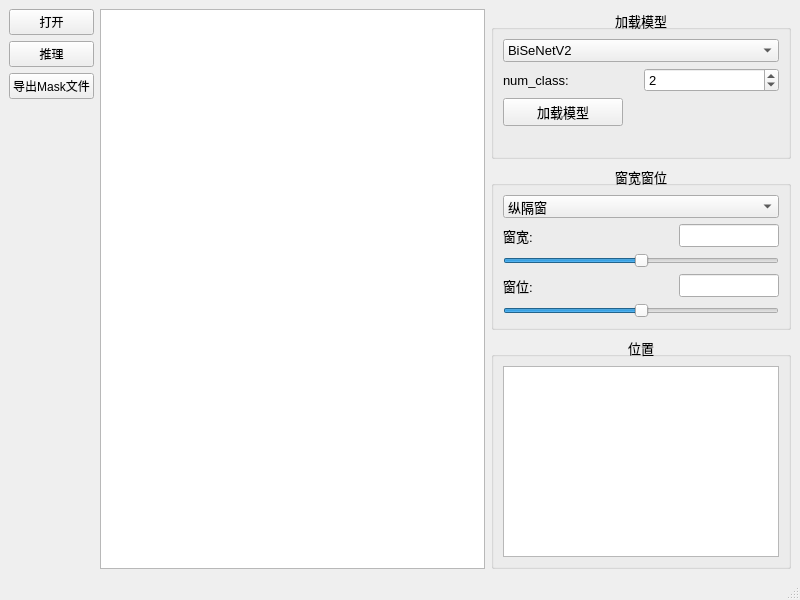
<?xml version="1.0" encoding="UTF-8"?>
<ui version="4.0">
 <class>MainWindow</class>
 <widget class="QMainWindow" name="MainWindow">
  <property name="geometry">
   <rect>
    <x>0</x>
    <y>0</y>
    <width>800</width>
    <height>600</height>
   </rect>
  </property>
  <property name="windowTitle">
   <string>MainWindow</string>
  </property>
  <widget class="QWidget" name="centralwidget">
   <layout class="QGridLayout" name="gridLayout_3">
    <item row="0" column="0">
     <layout class="QGridLayout" name="gridLayout_5">
      <item row="0" column="2">
       <layout class="QGridLayout" name="gridLayout_6">
        <item row="3" column="0">
         <widget class="QGroupBox" name="groupBox_3">
          <property name="maximumSize">
           <size>
            <width>300</width>
            <height>16777215</height>
           </size>
          </property>
          <property name="font">
           <font>
            <pointsize>10</pointsize>
           </font>
          </property>
          <property name="title">
           <string>位置</string>
          </property>
          <property name="alignment">
           <set>Qt::AlignCenter</set>
          </property>
          <layout class="QGridLayout" name="gridLayout_2">
           <item row="0" column="0">
            <widget class="QListWidget" name="listWidget"/>
           </item>
          </layout>
         </widget>
        </item>
        <item row="0" column="0">
         <widget class="QGroupBox" name="groupBox">
          <property name="enabled">
           <bool>true</bool>
          </property>
          <property name="maximumSize">
           <size>
            <width>300</width>
            <height>16777215</height>
           </size>
          </property>
          <property name="font">
           <font>
            <pointsize>10</pointsize>
           </font>
          </property>
          <property name="layoutDirection">
           <enum>Qt::LeftToRight</enum>
          </property>
          <property name="inputMethodHints">
           <set>Qt::ImhNone</set>
          </property>
          <property name="title">
           <string>加载模型</string>
          </property>
          <property name="alignment">
           <set>Qt::AlignCenter</set>
          </property>
          <property name="flat">
           <bool>true</bool>
          </property>
          <property name="checkable">
           <bool>false</bool>
          </property>
          <layout class="QGridLayout" name="gridLayout">
           <item row="0" column="0">
            <layout class="QVBoxLayout" name="verticalLayout">
             <item>
              <widget class="QComboBox" name="cb_modelList">
               <item>
                <property name="text">
                 <string>BiSeNetV2</string>
                </property>
               </item>
               <item>
                <property name="text">
                 <string>UNet</string>
                </property>
               </item>
              </widget>
             </item>
             <item>
              <layout class="QHBoxLayout" name="horizontalLayout_3">
               <item>
                <widget class="QLabel" name="label_6">
                 <property name="text">
                  <string>num_class:</string>
                 </property>
                </widget>
               </item>
               <item>
                <widget class="QSpinBox" name="spinBox_numClass">
                 <property name="minimum">
                  <number>1</number>
                 </property>
                 <property name="maximum">
                  <number>254</number>
                 </property>
                 <property name="value">
                  <number>2</number>
                 </property>
                </widget>
               </item>
              </layout>
             </item>
             <item>
              <widget class="QPushButton" name="bn_loadModel">
               <property name="maximumSize">
                <size>
                 <width>120</width>
                 <height>16777215</height>
                </size>
               </property>
               <property name="text">
                <string>加载模型</string>
               </property>
              </widget>
             </item>
             <item>
              <widget class="QLabel" name="text_loadModel">
               <property name="text">
                <string/>
               </property>
              </widget>
             </item>
            </layout>
           </item>
          </layout>
         </widget>
        </item>
        <item row="2" column="0">
         <widget class="QGroupBox" name="groupBox_2">
          <property name="maximumSize">
           <size>
            <width>300</width>
            <height>16777215</height>
           </size>
          </property>
          <property name="font">
           <font>
            <pointsize>10</pointsize>
           </font>
          </property>
          <property name="title">
           <string>窗宽窗位</string>
          </property>
          <property name="alignment">
           <set>Qt::AlignCenter</set>
          </property>
          <property name="flat">
           <bool>true</bool>
          </property>
          <layout class="QGridLayout" name="gridLayout_9">
           <item row="1" column="0">
            <layout class="QVBoxLayout" name="verticalLayout_2">
             <item>
              <layout class="QHBoxLayout" name="horizontalLayout">
               <item>
                <widget class="QLabel" name="label">
                 <property name="text">
                  <string>窗宽:</string>
                 </property>
                </widget>
               </item>
               <item>
                <widget class="QLineEdit" name="line_ww">
                 <property name="maximumSize">
                  <size>
                   <width>100</width>
                   <height>16777215</height>
                  </size>
                 </property>
                </widget>
               </item>
              </layout>
             </item>
             <item>
              <widget class="QSlider" name="slider_ww">
               <property name="minimum">
                <number>-2000</number>
               </property>
               <property name="maximum">
                <number>2000</number>
               </property>
               <property name="orientation">
                <enum>Qt::Horizontal</enum>
               </property>
              </widget>
             </item>
             <item>
              <layout class="QHBoxLayout" name="horizontalLayout_2">
               <item>
                <widget class="QLabel" name="label_5">
                 <property name="text">
                  <string>窗位:</string>
                 </property>
                </widget>
               </item>
               <item>
                <widget class="QLineEdit" name="line_wc">
                 <property name="maximumSize">
                  <size>
                   <width>100</width>
                   <height>16777215</height>
                  </size>
                 </property>
                </widget>
               </item>
              </layout>
             </item>
             <item>
              <widget class="QSlider" name="slider_wc">
               <property name="minimum">
                <number>-2000</number>
               </property>
               <property name="maximum">
                <number>2000</number>
               </property>
               <property name="orientation">
                <enum>Qt::Horizontal</enum>
               </property>
              </widget>
             </item>
            </layout>
           </item>
           <item row="0" column="0">
            <widget class="QComboBox" name="cb_wwwc">
             <item>
              <property name="text">
               <string>纵隔窗</string>
              </property>
             </item>
             <item>
              <property name="text">
               <string>肺窗</string>
              </property>
             </item>
             <item>
              <property name="text">
               <string>软组织窗</string>
              </property>
             </item>
             <item>
              <property name="text">
               <string>脑窗</string>
              </property>
             </item>
             <item>
              <property name="text">
               <string>骨窗</string>
              </property>
             </item>
            </widget>
           </item>
          </layout>
         </widget>
        </item>
       </layout>
      </item>
      <item row="0" column="0">
       <layout class="QGridLayout" name="gridLayout_8">
        <item row="0" column="0">
         <widget class="QPushButton" name="bn_open">
          <property name="maximumSize">
           <size>
            <width>120</width>
            <height>16777215</height>
           </size>
          </property>
          <property name="text">
           <string>打开</string>
          </property>
         </widget>
        </item>
        <item row="1" column="0">
         <widget class="QPushButton" name="bn_infer">
          <property name="maximumSize">
           <size>
            <width>120</width>
            <height>16777215</height>
           </size>
          </property>
          <property name="text">
           <string>推理</string>
          </property>
         </widget>
        </item>
        <item row="2" column="0">
         <widget class="QPushButton" name="bn_output">
          <property name="maximumSize">
           <size>
            <width>120</width>
            <height>16777215</height>
           </size>
          </property>
          <property name="text">
           <string>导出Mask文件</string>
          </property>
         </widget>
        </item>
        <item row="3" column="0">
         <spacer name="verticalSpacer">
          <property name="orientation">
           <enum>Qt::Vertical</enum>
          </property>
          <property name="sizeHint" stdset="0">
           <size>
            <width>20</width>
            <height>40</height>
           </size>
          </property>
         </spacer>
        </item>
       </layout>
      </item>
      <item row="0" column="1">
       <widget class="QGraphicsView" name="graphicsView"/>
      </item>
     </layout>
    </item>
   </layout>
  </widget>
  <widget class="QMenuBar" name="menubar">
   <property name="geometry">
    <rect>
     <x>0</x>
     <y>0</y>
     <width>800</width>
     <height>30</height>
    </rect>
   </property>
  </widget>
  <widget class="QStatusBar" name="statusbar"/>
 </widget>
 <resources/>
 <connections/>
</ui>
